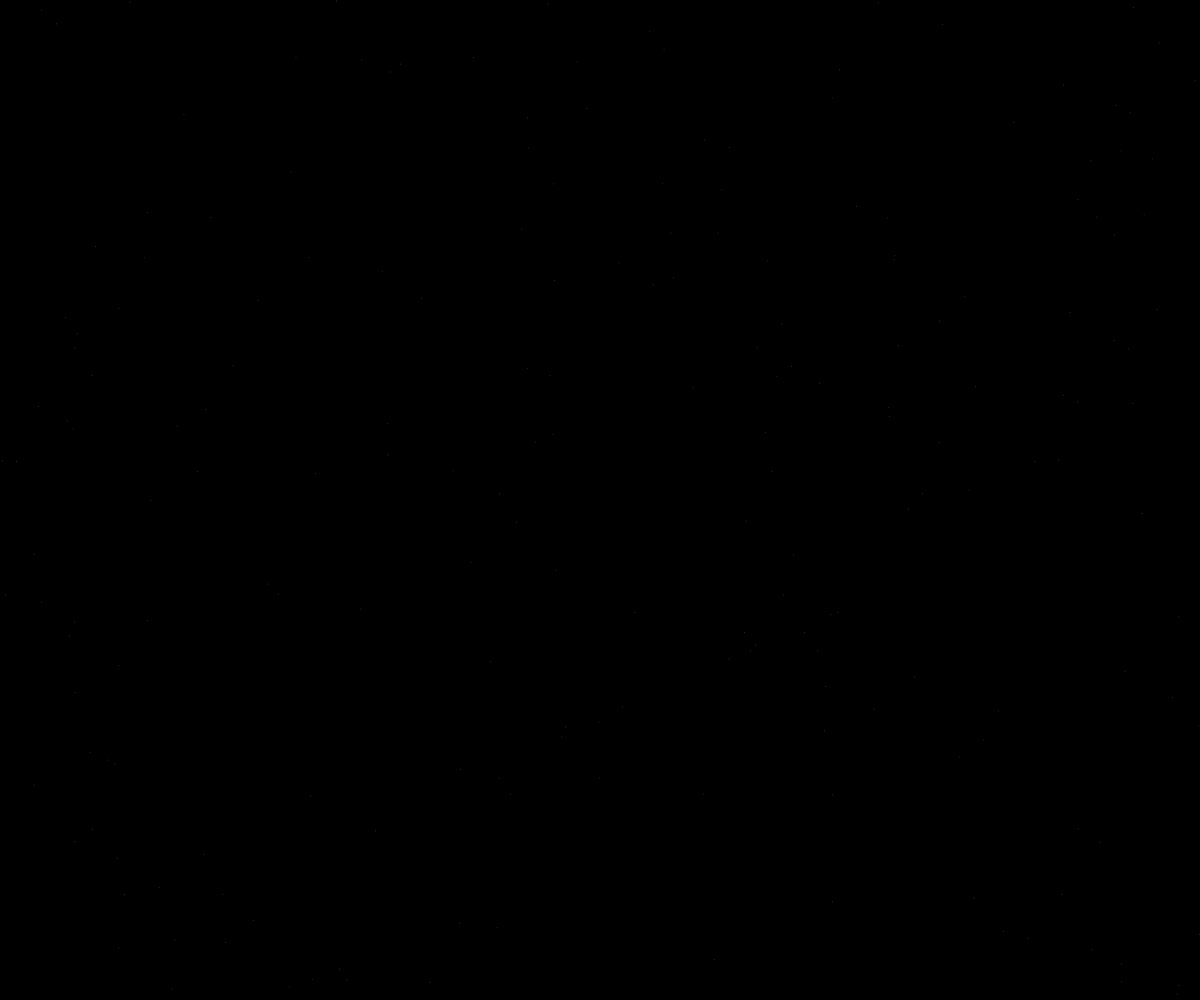
Frame 1 (no input)
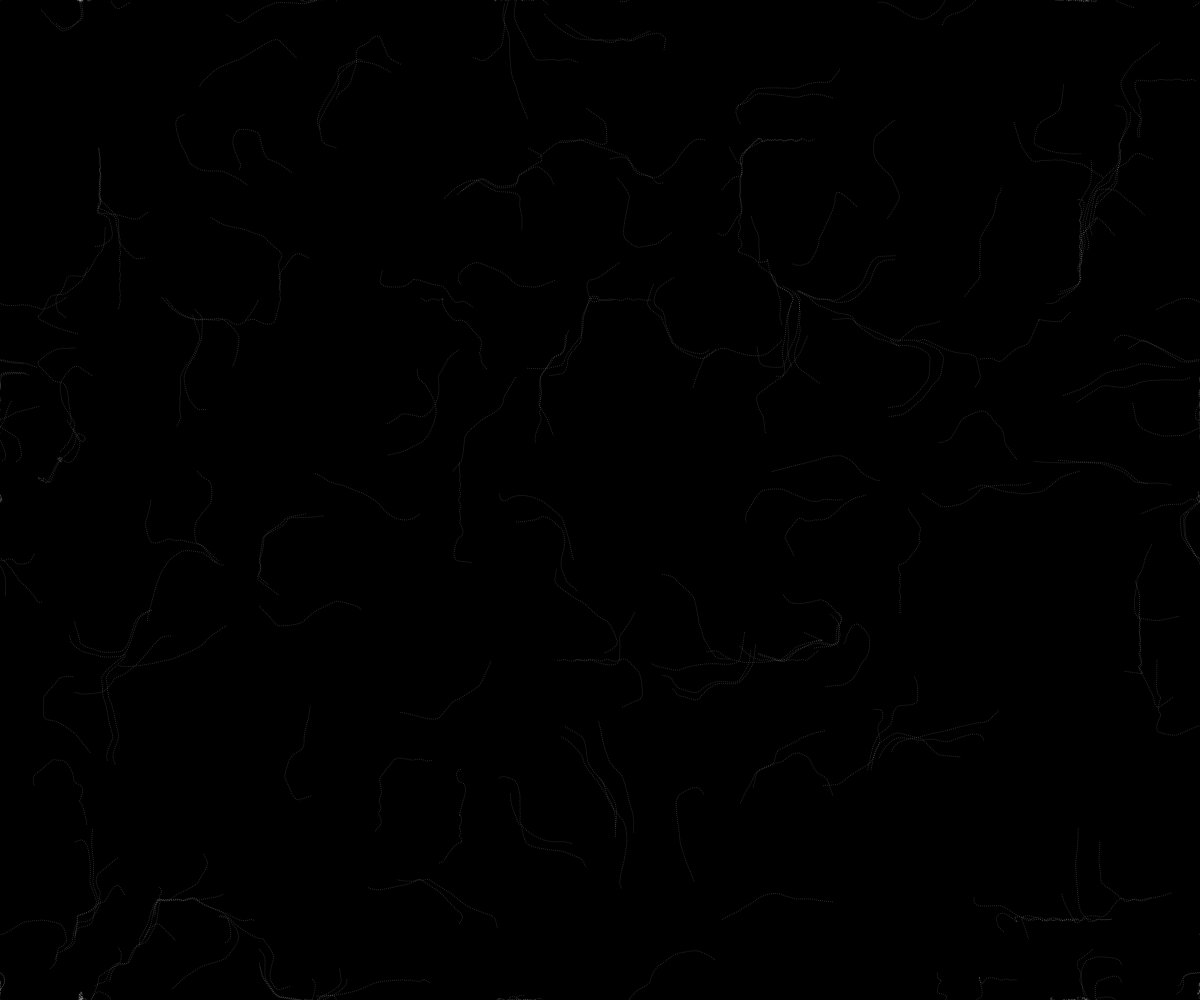
Frame 60 (no input)
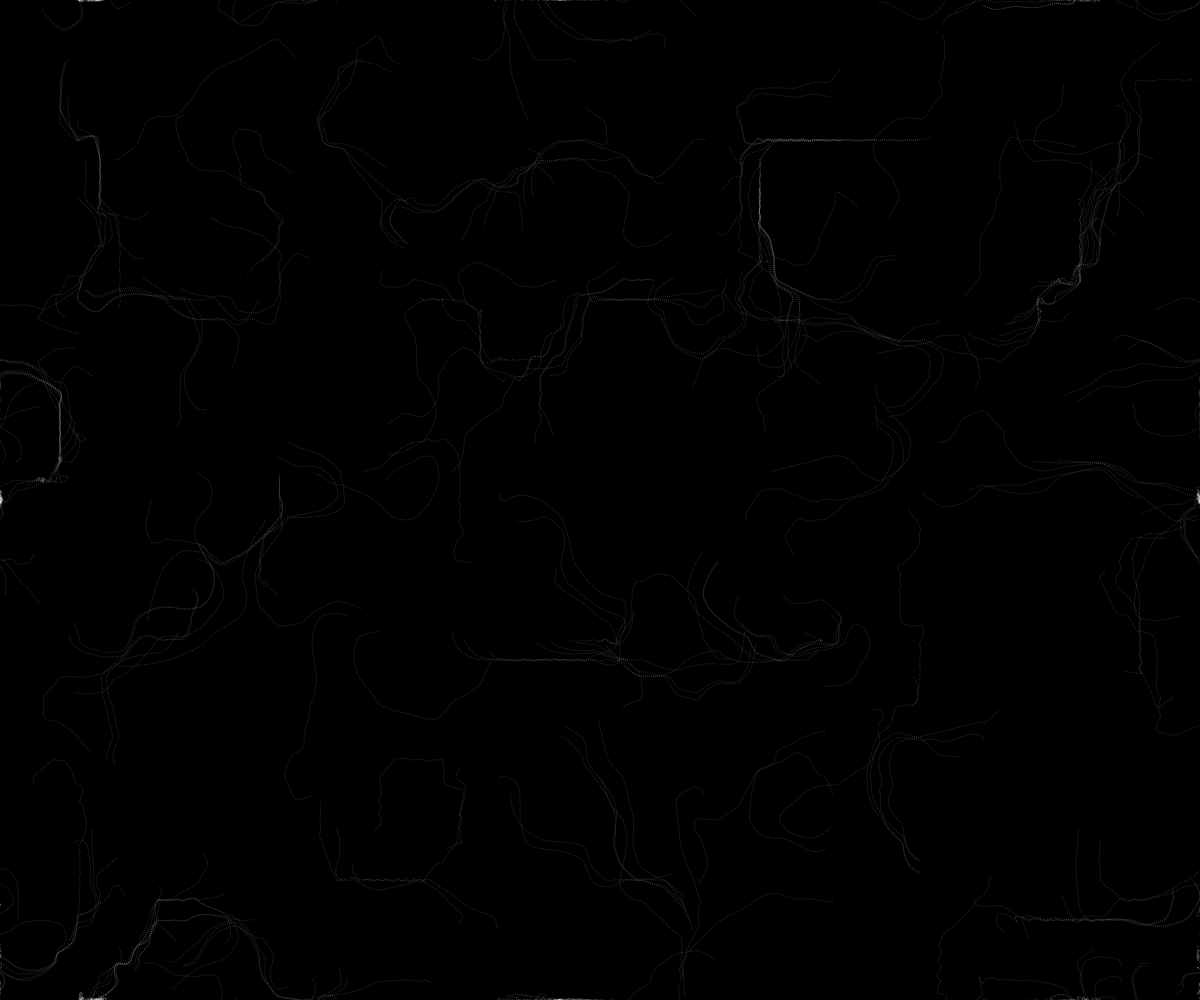
Frame 120 (the mouse pressed at the canvas centre since frame 60)

The p5.js sketch that drew these frames (run headless with seeded random() and noise() and a simulated clock; from frame 60 on, the mouse is pressed at the canvas centre):

// p5.js sketch
// ── sketch.js
let cols, rows;
let scale = 20;
let inc = 0.1;
let zoff = 0;
let particles = [];
let flowfield = [];

function setup() {
    createCanvas(windowWidth, windowHeight);
    cols = floor(width / scale);
    rows = floor(height / scale);

    flowfield = new Array(cols * rows);

    for (let i = 0; i < 200; i++) {
        particles[i] = new Particle();
    }

    background(0);
}

function draw() {
    let yoff = 0;
    for (let y = 0; y < rows; y++) {
        let xoff = 0;
        for (let x = 0; x < cols; x++) {
            let angle = noise(xoff, yoff, zoff) * TWO_PI * 4;
            let v = p5.Vector.fromAngle(angle);
            v.setMag(1);
            flowfield[x + y * cols] = v;
            xoff += inc;
        }
        yoff += inc;
    }
    zoff += 0.003;

    for (let i = 0; i < particles.length; i++) {
        particles[i].follow(flowfield);
        particles[i].update();
        particles[i].edges();
        particles[i].show();
    }
}

// Particle class
class Particle {
    constructor() {
        this.pos = createVector(random(width), random(height));
        this.vel = createVector(0, 0);
        this.acc = createVector(0, 0);
        this.maxspeed = 2;
        this.prevPos = this.pos.copy();
    }

    update() {
        this.vel.add(this.acc);
        this.vel.limit(this.maxspeed);
        this.pos.add(this.vel);
        this.acc.mult(0);
    }

    applyForce(force) {
        this.acc.add(force);
    }

    show() {
        stroke(255, 50);
        strokeWeight(1);
        line(this.pos.x, this.pos.y, this.prevPos.x, this.prevPos.y);
        this.prevPos = this.pos.copy();
    }

    edges() {
        if (this.pos.x > width) this.pos.x = 0;
        if (this.pos.x < 0) this.pos.x = width;
        if (this.pos.y > height) this.pos.y = 0;
        if (this.pos.y < 0) this.pos.y = height;
        this.prevPos = this.pos.copy();
    }

    follow(vectors) {
        let x = floor(this.pos.x / scale);
        let y = floor(this.pos.y / scale);
        let index = x + y * cols;
        let force = vectors[index];
        this.applyForce(force);
    }
}

// ── style.css
body {
    margin: 0;
    font-family: Arial, sans-serif;
    background-color: #111;
    color: #fff;
    text-align: center;
}

h1 {
    margin: 20px 0;
}

#sketch-container {
    display: flex;
    justify-content: center;
    align-items: center;
}
